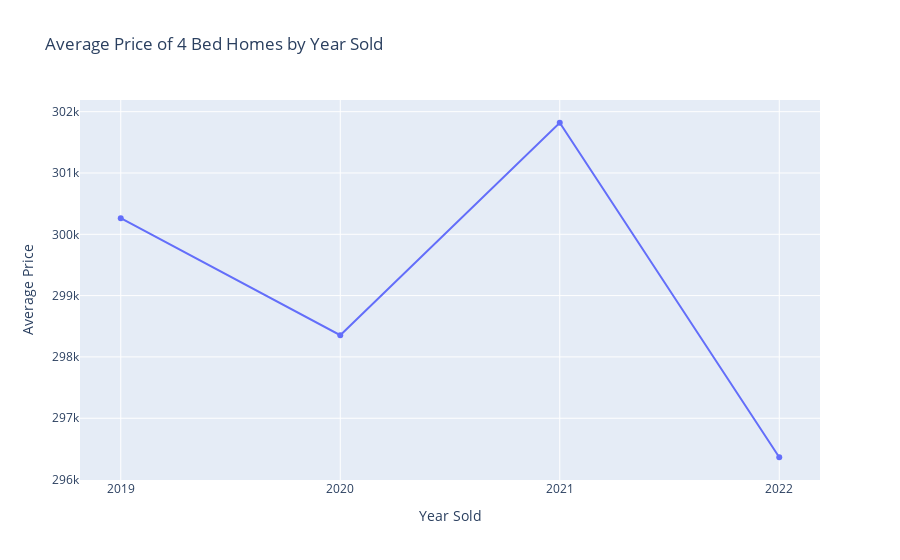

Here is the notebook cell this chart was saved with:
### Code cell
# 3. What is the average price for a four bedroom house sold per year, rounded to two decimal places?

result = spark.sql("""
          SELECT
            YEAR(date) AS year_sold,
            ROUND(AVG(price), 2) AS avg_price
          FROM home_sales
          WHERE bedrooms=4
          GROUP BY year_sold
          ORDER BY year_sold""")

# Show table
result.show()

# Convert to Pandas DataFrame for plotting
pandas_df = result.toPandas()

# Create a Plotly graph
fig = px.line(pandas_df, x="year_sold", y="avg_price", title='Average Price of 4 Bed Homes by Year Sold', markers=True)
fig.update_xaxes(
    title_text="Year Sold",
    tickmode="linear",  # Sets ticks at regular intervals
    dtick=1  # Specifies interval as 1 year
)
fig.update_yaxes(title_text="Average Price")
fig.show()

# Create a Matplotlib graph
#plt.figure(figsize=(10, 6))
#plt.plot(pandas_df['year_sold'], pandas_df['avg_price'], marker='o', linestyle='-')
#plt.title("Average Price of 4 Bed Homes by Year Sold")
#plt.xlabel("Year Sold")
#plt.ylabel("Average Price")
#plt.xticks(range(int(pandas_df['year_sold'].min()), int(pandas_df['year_sold'].max()) + 1), rotation=45)
#plt.grid(True)
#plt.show()

### Figure 1 — Plotly figure (JSON) as saved in the notebook; plotly's stock layout.template omitted (floating-point values rounded to 4 significant figures)
{"data": [{"hovertemplate": "year_sold=%{x}<br>avg_price=%{y}<extra></extra>", "legendgroup": "", "line": {"color": "#636efa", "dash": "solid"}, "marker": {"symbol": "circle"}, "mode": "lines+markers", "name": "", "orientation": "v", "showlegend": false, "type": "scatter", "x": [2019, 2020, 2021, 2022], "xaxis": "x", "y": [300300.0, 298400.0, 301800.0, 296400.0], "yaxis": "y"}], "layout": {"legend": {"tracegroupgap": 0}, "title": {"text": "Average Price of 4 Bed Homes by Year Sold"}, "xaxis": {"anchor": "y", "domain": [0, 1], "dtick": 1, "tickmode": "linear", "title": {"text": "Year Sold"}}, "yaxis": {"anchor": "x", "domain": [0, 1], "title": {"text": "Average Price"}}}}
